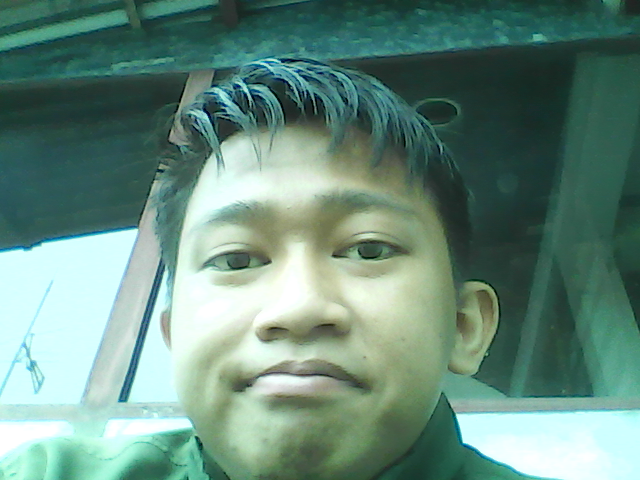
#> input picture opencv0.png, 640 x 480 px, given in place of the camera
$ jupyter execute --allow-errors Untitled1.ipynb   (older library calls are emulated)
#> lines starting #> are read from the running program, lines starting #| are printed output that depends on the picture; after the words box and inside, x2 and y2 are one past the last pixel; in counts of white or black regions, pixels touching at a corner belong together
[cell 1]
import cv2 #For Image processing
import numpy as np #For converting Images to Numerical array
import os #To handle directories
from PIL import Image #Pillow lib for handling images

face_cascade = cv2.CascadeClassifier('haarcascade_frontalface_default.xml')
recognizer = cv2.face.LBPHFaceRecognizer_create()

Face_ID = -1
pev_person_name = ""
y_ID = []
x_train = []

Face_Images = os.path.join(os.getcwd(), "Face_Images") #Tell the program where we have saved the face images
print (Face_Images)

for root, dirs, files in os.walk(Face_Images): #go to the face image directory
	for file in files: #check every directory in it
		if file.endswith("jpeg") or file.endswith("jpg") or file.endswith("png"): #for image files ending with jpeg,jpg or png
			path = os.path.join(root, file)
			person_name = os.path.basename(root)
			print(path, person_name)


			if pev_person_name!=person_name: #Check if the name of person has changed
				Face_ID=Face_ID+1 #If yes increment the ID count
				pev_person_name = person_name


			Gery_Image = Image.open(path).convert("L") # convert the image to greysclae using Pillow
			Crop_Image = Gery_Image.resize( (550,550) , Image.ANTIALIAS) #Crop the Grey Image to 550*550 (Make sure your face is in the center in all image)
			Final_Image = np.array(Crop_Image, "uint8")
			#print(Numpy_Image)
			faces = face_cascade.detectMultiScale(Final_Image, scaleFactor=1.5, minNeighbors=5) #Detect The face in all sample image
			print (Face_ID,faces)

			for (x,y,w,h) in faces:
				roi = Final_Image[y:y+h, x:x+w] #crop the Region of Interest (ROI)
				x_train.append(roi)
				y_ID.append(Face_ID)

#> (the rest of this cell did not finish here and is left out)

[cell 2]
#Program to Detect the Face and Recognise the Person based on the data from face-trainner.yml

import cv2 #For Image processing
import numpy as np #For converting Images to Numerical array
import os #To handle directories
from PIL import Image #Pillow lib for handling images

labels = ["Chandra Maulana", "Dwi Pras"]

face_cascade = cv2.CascadeClassifier('haarcascade_frontalface_default.xml')
recognizer = cv2.face.LBPHFaceRecognizer_create()
recognizer.read("face-trainner.yml")

cap = cv2.VideoCapture(0) #Get vidoe feed from the Camera

while(True):

    ret, img = cap.read() # Break video into frames
#> img is the input picture: shape (480, 640, 3); mean B, G, R 125.7, 139.3, 103.6
    gray  = cv2.cvtColor(img, cv2.COLOR_BGR2GRAY) #convert Video frame to Greyscale
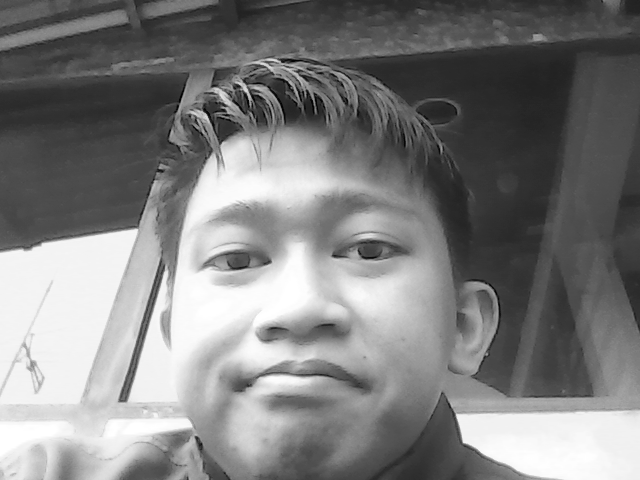
#> gray: shape (480, 640); min 1, max 255, mean 127.1
    faces = face_cascade.detectMultiScale(gray, scaleFactor=1.5, minNeighbors=5) #Recog. faces
#> faces = [[156, 142, 273, 273]]
    for (x, y, w, h) in faces:
    	roi_gray = gray[y:y+h, x:x+w] #Convert Face to greyscale

    	id_, conf = recognizer.predict(roi_gray) #recognize the Face

    	if conf>=80:
    		font = cv2.FONT_HERSHEY_SIMPLEX #Font style for the name
    		name = labels[id_] #Get the name from the List using ID number
    		cv2.putText(img, name, (x,y), font, 1, (0,0,255), 2)

    	cv2.rectangle(img,(x,y),(x+w,y+h),(0,255,0),2)
#> this loop made 1 pass
#> (x, y, w, h, id_, conf) on pass 1: (156, 142, 273, 273, 0, 78.55)
#> pass 1, `roi_gray = gray[y:y+h, x:x+w]`:
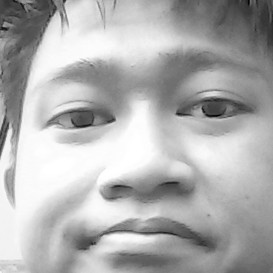
#> roi_gray: shape (273, 273); min 4, max 255, mean 175.3
#> after the loop:
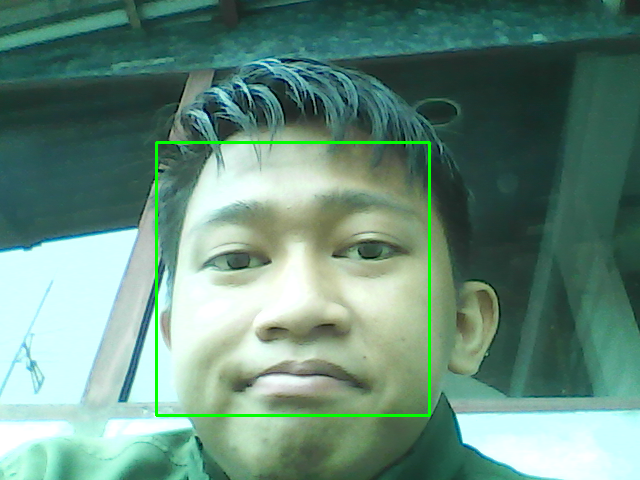
#> img: shape (480, 640, 3); 1.07% of pixels changed, all inside (x1, y1, x2, y2) = (155, 141, 431, 417)

    cv2.imshow('Preview',img) #Display the Video
    if cv2.waitKey(20) & 0xFF == ord('q'):
#> (key q is pressed here)
    	break

# When everything done, release the capture
cap.release()
cv2.destroyAllWindows()
